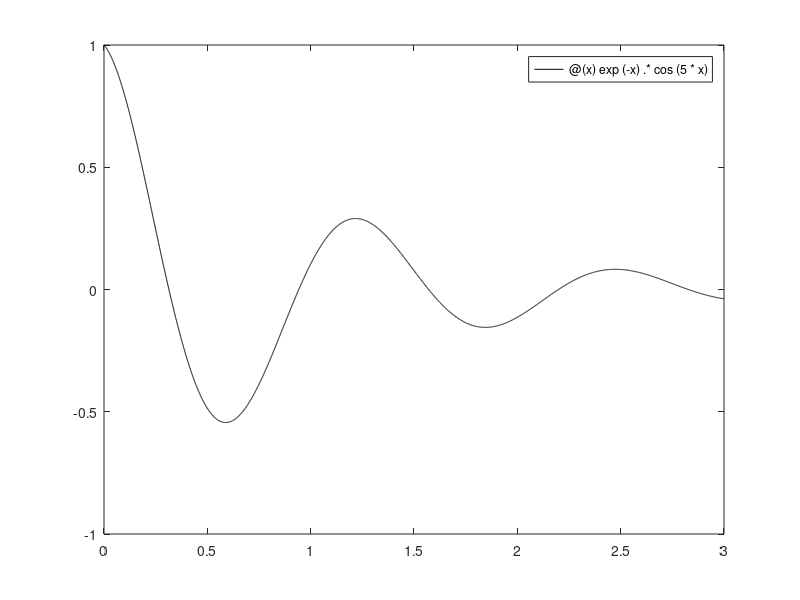

The MATLAB source for this figure: (Note: this script raises an error after producing the figure.)
f = @(x, y) (-y - 5*exp(-x).*sin(5*x));

y_exact = @(x) exp(-x).*cos(5*x);

a = 0; b = 3;
y0 = 1;

n = 30; m = 5;

fplot(y_exact, [a b], 'k-');
hold on

[x, y] = odj_pred_kor(f, a, b, y0, n, m);
plot(x, y, 'ro')
legend('egzaktno rjesenje', 'aproksimativno rjesenje')

max(abs(y_exact(x) - y))